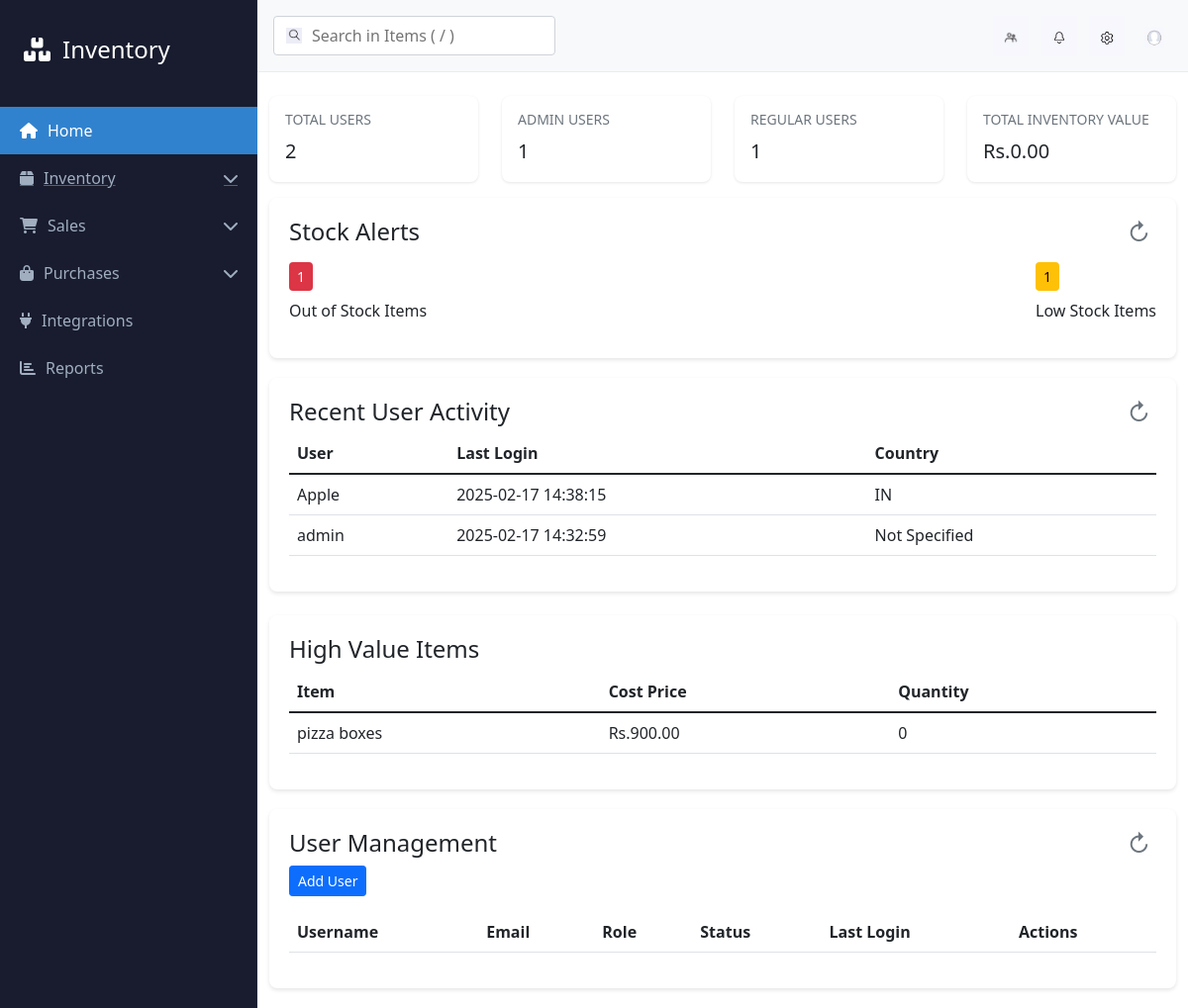
/admin/dashboard (signed in), run on an earlier commit of the app's database.
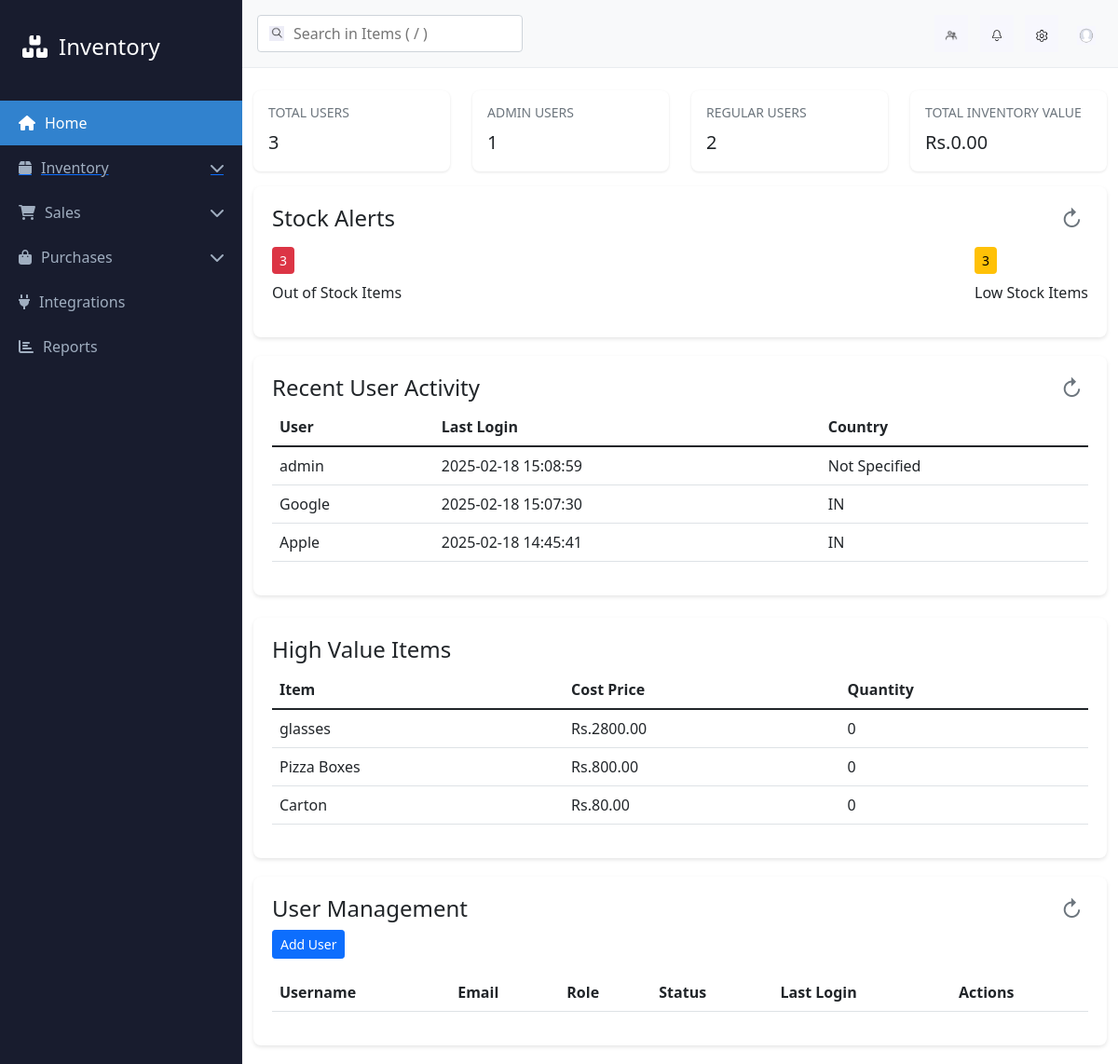
And on a later commit of the database.
### app.py (models this page shows, shortened)
class User(db.Model, UserMixin):
    __tablename__ = "user"
    id = db.Column(db.Integer, primary_key=True)
    username = db.Column(db.String(100))
    email = db.Column(db.String(100))
    password_hash = db.Column(db.String(200))
    phone = db.Column(db.String(20))
    country = db.Column(db.String(100))
    state = db.Column(db.String(100))
    role = db.Column(db.String(100), default="user")
    last_login = db.Column(db.DateTime, default=datetime.utcnow)

class Item(db.Model):
    id = db.Column(db.Integer, primary_key=True)
    name = db.Column(db.String(100), nullable=False)
    sku = db.Column(db.String(50))
    unit = db.Column(db.String(20), nullable=False)
    returnable = db.Column(db.Boolean, default=True)
    selling_price = db.Column(db.Float)
    cost_price = db.Column(db.Float)
    tax_rate = db.Column(db.Float)
    quantity_in_hand = db.Column(db.Integer, default=0)
    quantity_to_receive = db.Column(db.Integer, default=0)
    reorder_point = db.Column(db.Integer, default=10)

### app.py (the view)
@app.route('/admin/dashboard')
@login_required
@admin_required
def admin_dashboard():
    total_users = User.query.count()
    admin_users = User.query.filter_by(role="admin").count()
    regular_users = User.query.filter_by(role="user").count()
    recent_users = [
        {
            'username': user.username,
            'last_login': user.last_login.strftime('%Y-%m-%d %H:%M:%S'),
            'email': user.email,
            'country': user.country
        }
        for user in User.query.order_by(User.last_login.desc()).limit(5).all()
    ]
    total_items = Item.query.count()
    total_inventory_value = db.session.query(
        func.sum(case((Item.cost_price.isnot(None),
                      Item.quantity_in_hand * Item.cost_price), else_=0))
    ).scalar() or 0
    low_stock_items = Item.query.filter(Item.quantity_in_hand <= Item.reorder_point).count()
    out_of_stock_items = Item.query.filter(Item.quantity_in_hand == 0).count()
    high_value_items = [
        {
            'name': item.name,
            'cost_price': float(item.cost_price) if item.cost_price else 0,
            'quantity': item.quantity_in_hand
        }
        for item in Item.query.filter(
            Item.cost_price.isnot(None)
        ).order_by(Item.cost_price.desc()).limit(5).all()
    ]
    user_by_country = [
        {
            'country': country or 'Not Specified',
            'count': count
        }
        for country, count in db.session.query(
            User.country,
            func.count(User.id).label('count')
        ).group_by(User.country).all()
    ]
    price_ranges = [
        (0, 100, '0-100'),
        (101, 500, '101-500'),
        (501, 1000, '501-1000'),
        (1001, float('inf'), '1000+')
    ]
    price_distribution = []
    for min_price, max_price, label in price_ranges:
        count = Item.query.filter(
            Item.selling_price >= min_price,
            Item.selling_price <= max_price if max_price != float('inf') else Item.selling_price > min_price
        ).count()
        price_distribution.append({'range': label, 'count': count})
    return render_template(
        "admin_dashboard.html",
        total_users=total_users,
        admin_users=admin_users,
        regular_users=regular_users,
        recent_users=recent_users,
        total_items=total_items,
        total_inventory_value=total_inventory_value,
        low_stock_items=low_stock_items,
        out_of_stock_items=out_of_stock_items,
        high_value_items=high_value_items,
        user_by_country=user_by_country,
        price_distribution=price_distribution
    )

### app.py (called while the page is built)
def admin_required(f):
    @wraps(f)
    def decorated_function(*args, **kwargs):
        if not current_user.is_authenticated:
            flash("Please login to access this page.", "error")
            return redirect(url_for("loginFunction"))
        if current_user.role != "admin":
            flash("Access denied: Admin privileges required for this operation.", "error")
            return redirect(url_for("dashboard"))
        return f(*args, **kwargs)
    return decorated_function

@login_manager.user_loader
def load_user(user_id):
    return db.session.get(User, int(user_id))

### templates/admin_dashboard.html (shortened to what this page needs)
<!DOCTYPE html>
<html lang="en">
<head>
    <link href="https://cdn.jsdelivr.net/npm/bootstrap@5.1.3/dist/css/bootstrap.min.css" rel="stylesheet">
    <link href="https://cdnjs.cloudflare.com/ajax/libs/font-awesome/6.0.0/css/all.min.css" rel="stylesheet">
</head>
<body>
    <div class="app-container">
        <nav class="sidebar">
            <div class="sidebar-header">
                <i class="fas fa-boxes"></i>
                <span>Inventory</span>
            </div>
            <div class="nav-item active">
                <i class="fas fa-home"></i>
                <span>Home</span>
            </div>
            <a href="{{url_for('item_list')}}">
                <div class="nav-item" data-submenu="inventory" style="text-decoration: none;">
                    <i class="fas fa-box"></i>
                    <span style="text-decoration: none;">Inventory</span>
                    <i class="fas fa-chevron-down arrow"></i>
                </div>
            </a>
            <div class="nav-item" data-submenu="sales">
                <i class="fas fa-shopping-cart"></i>
                <span>Sales</span>
                <i class="fas fa-chevron-down arrow"></i>
            </div>
            <div class="nav-item" data-submenu="purchases">
                <i class="fas fa-shopping-bag"></i>
                <span>Purchases</span>
                <i class="fas fa-chevron-down arrow"></i>
            </div>
            <div class="nav-item">
                <i class="fas fa-plug"></i>
                <span>Integrations</span>
            </div>
            <div class="nav-item">
                <i class="fas fa-chart-bar"></i>
                <span>Reports</span>
            </div>
        </nav>
        <main class="main-content">
            <header class="header">
                <div class="header-left">
                    <div class="search-container">
                        <img src="{{ url_for('static', filename='images/search.png') }}" alt="Search" width="16"
                            height="16" style="background-color: #F7F7FD;">
                        <input type="text" placeholder="Search in Items ( / )" aria-label="Search items">
                    </div>
                </div>
                <div class="header-right">
                    <button class="icon-button" aria-label="Profile" style="background-color: #F7F7FD;">
                        <img src="{{ url_for('static', filename='images/know_people.png') }}" alt="" width="20"
                            height="20" style="background-color: #F7F7FD;">
                    </button>
                    <button class="icon-button" aria-label="Notifications" style="background-color: #F7F7FD;">
                        <img src="{{ url_for('static', filename='images/bell.png') }}" alt="" width="20" height="20"
                            style="background-color: #F7F7FD;">
                    </button>
                    <button class="icon-button" aria-label="Settings" style="background-color: #F7F7FD;">
                        <img src="{{ url_for('static', filename='images/SETTINGS.png') }}" alt="" width="20" height="20"
                            style="background-color: #F7F7FD;">
                    </button>
                    <a href="{{url_for('profile')}}"><button class="icon-button" aria-label="Menu">
                            <img src="../static/images/profile.png" alt="" width="20" height="20">
                        </button></a>
                </div>
            </header>
            <div class="container-fluid mt-4">
                <div class="row">
                    <div class="col-md-3">
                        <div class="stat-card" id="totalUsersCard">
                            <h3>TOTAL USERS</h3>
                            <p>{{ total_users }}</p>
                        </div>
                    </div>
                    <div class="col-md-3">
                        <div class="stat-card" id="adminUsersCard">
                            <h3>ADMIN USERS</h3>
                            <p>{{ admin_users }}</p>
                        </div>
                    </div>
                    <div class="col-md-3">
                        <div class="stat-card" id="regularUsersCard">
                            <h3>REGULAR USERS</h3>
                            <p>{{ regular_users }}</p>
                        </div>
                    </div>
                    <div class="col-md-3">
                        <div class="stat-card" id="inventoryValueCard">
                            <h3>TOTAL INVENTORY VALUE</h3>
                            <p>Rs.{{ "%.2f"|format(total_inventory_value) }}</p>
                        </div>
                    </div>
                </div>
                <div class="col-md-6" style="width: 100%;">
                    <div class="dashboard-card">
                        <h4>Stock Alerts
                            <button class="refresh-btn" onclick="refreshStockAlerts()">↻</button>
                        </h4>
                        <div class="d-flex justify-content-between mt-3" id="stockAlerts">
                            <div>
                                <span class="alert-badge danger">{{ out_of_stock_items }}</span>
                                <p class="mt-2">Out of Stock Items</p>
                            </div>
                            <div>
                                <span class="alert-badge warning">{{ low_stock_items }}</span>
                                <p class="mt-2">Low Stock Items</p>
                            </div>
                        </div>
                    </div>
                </div>
                <div class="col-md-6" style="width: 100%;">
                    <div class="dashboard-card">
                        <h4>Recent User Activity
                            <button class="refresh-btn" onclick="refreshRecentActivity()">↻</button>
                        </h4>
                        <div class="recent-activity">
                            <table class="table table-hover" id="recentActivityTable">
                                <thead>
                                    <tr>
                                        <th>User</th>
                                        <th>Last Login</th>
                                        <th>Country</th>
                                    </tr>
                                </thead>
                                <tbody>
                                    {% for user in recent_users %}
                                    <tr>
                                        <td>{{ user.username }}</td>
                                        <td>{{ user.last_login }}</td>
                                        <td>{{ user.country or 'Not Specified' }}</td>
                                    </tr>
                                    {% endfor %}
                                </tbody>
                            </table>
                        </div>
                    </div>
                </div>
                <div class="row mt-4">
                    <div class="col-md-12">
                        <div class="dashboard-card">
                            <h4>High Value Items</h4>
                            <div class="table-responsive">
                                <table class="table table-hover" id="highValueTable">
                                    <thead>
                                        <tr>
                                            <th>Item</th>
                                            <th>Cost Price</th>
                                            <th>Quantity</th>
                                        </tr>
                                    </thead>
                                    <tbody>
                                        {% for item in high_value_items %}
                                        <tr>
                                            <td>{{ item.name }}</td>
                                            <td>Rs.{{ "%.2f"|format(item.cost_price) }}</td>
                                            <td>{{ item.quantity }}</td>
                                        </tr>
                                        {% endfor %}
                                    </tbody>
                                </table>
                            </div>
                        </div>
                    </div>
                </div>
                <div class="col-md-12">
                    <div class="dashboard-card">
                        <h4>User Management
                            <button class="refresh-btn" onclick="refreshUserTable()">↻</button>
                        </h4>
                        <div class="user-actions mb-3">
                            <button class="btn btn-primary btn-sm" onclick="showAddUserForm()">Add User</button>
                        </div>
                        <div class="table-responsive">
                            <table class="table table-hover" id="userManagementTable">
                                <thead>
                                    <tr>
                                        <th>Username</th>
                                        <th>Email</th>
                                        <th>Role</th>
                                        <th>Status</th>
                                        <th>Last Login</th>
                                        <th>Actions</th>
                                    </tr>
                                </thead>
                            </table>
                        </div>
                    </div>
                </div>
            </div>
        </main>
    </div>

### templates/admin_dashboard.html (style rules this page uses)
.dashboard-card { background: white; border-radius: 8px; box-shadow: 0 2px 4px rgba(0, 0, 0, 0.1); margin-bottom: 20px; padding: 20px; }
.stat-card { background: white; padding: 1rem; border-radius: 8px; box-shadow: 0 1px 3px rgba(0, 0, 0, 0.1); margin-bottom: 1rem; transition: transform 0.2s; }
.stat-card h3 { color: #6c757d; font-size: 0.875rem; margin-bottom: 0.5rem; }
.stat-card p { font-size: 1.25rem; font-weight: 500; margin: 0; }
.alert-badge { display: inline-block; padding: 0.25rem 0.5rem; border-radius: 4px; font-size: 0.875rem; font-weight: 500; }
.alert-badge.danger { background: #dc3545; color: white; }
.alert-badge.warning { background: #ffc107; color: black; }
.recent-activity { max-height: 300px; overflow-y: auto; }
.refresh-btn { background: none; border: none; color: #6c757d; cursor: pointer; float: right; }
.app-container { display: flex; height: 100vh; }
.sidebar { width: 260px; height: 100vh; background-color: #181C2E; color: #ffffff; padding: 20px 0; transition: all 0.4s cubic-bezier(0.4, 0, 0.2, 1); overflow-y: auto; position: relative; box-shadow: inset -1px 0 0 rgba(255, 255, 255, 0.05); backdrop-filter: blur(10px); }
.sidebar-header { padding: 0 24px; margin-bottom: 28px; font-size: 24px; display: flex; align-items: center; gap: 12px; height: 60px; position: relative; }
.nav-item { padding: 12px 20px; cursor: pointer; display: flex; align-items: center; gap: 10px; position: relative; color: #a0aec0; transition: all 0.2s ease; text-decoration: none; }
.nav-item.active { background-color: #3182ce; color: #ffffff; text-decoration: none; }
.nav-item .arrow { margin-left: auto; transition: transform 0.3s ease; }
.main-content { flex-grow: 1; overflow-y: auto; }
.header { display: flex; justify-content: space-between; align-items: center; padding: 1rem; background-color: #f8f9fa; border-bottom: 1px solid #e9ecef; }
.search-container { display: flex; align-items: center; background-color: #fff; border: 1px solid #ced4da; border-radius: 4px; padding: 0.375rem 0.75rem; }
.search-container input { border: none; outline: none; margin-left: 0.5rem; }
.icon-button { background: none; border: none; cursor: pointer; padding: 0.5rem; margin-left: 0.5rem; }
.user-actions { margin-bottom: 1rem; }
.table-responsive { overflow-x: auto; }

What changed in the data, as far as the page shows it:
removed Item: name "pizza boxes", cost_price "900.00", quantity "0"
changed User "admin": last_login "2025-02-17 14:32:59" → "2025-02-18 15:08:59"; moves up the list
added User: username "Google", last_login "2025-02-18 15:07:30", country "IN"
changed User "Apple": last_login "2025-02-17 14:38:15" → "2025-02-18 14:45:41"
added Item: name "glasses", cost_price "2800.00", quantity "0"
added Item: name "Pizza Boxes", cost_price "800.00", quantity "0"
added Item: name "Carton", cost_price "80.00", quantity "0"
Also different on the page:
{{ total_users }}: "2" → "3"
{{ regular_users }}: "1" → "2"
{{ out_of_stock_items }}: "1" → "3"
{{ low_stock_items }}: "1" → "3"
